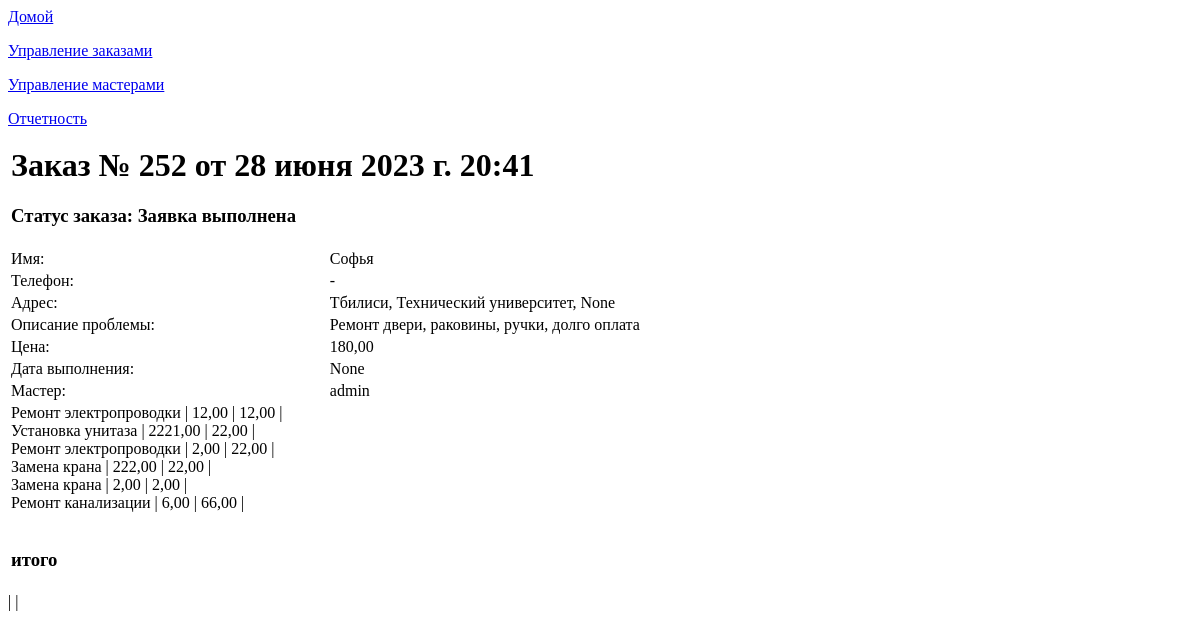
The page /list_order/252 (signed in) on the database as committed earlier.
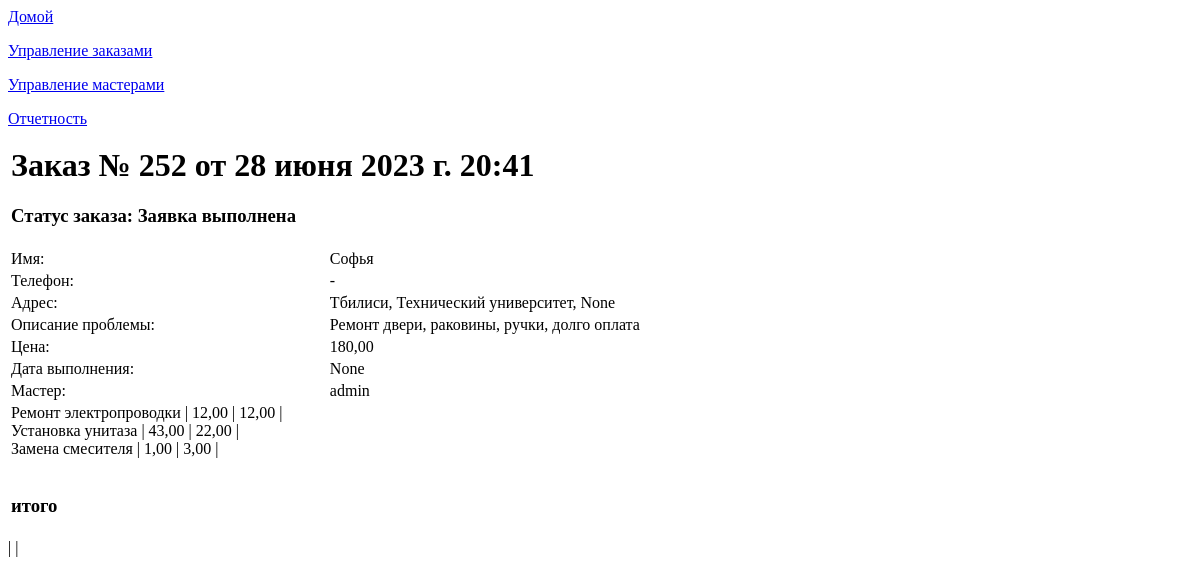
The same page on the database as committed later.
### app_site/models.py (models this page shows, shortened)
class OrderList(models.Model):
    time_in = models.DateTimeField(auto_now_add=True, verbose_name='Дата заказа')
    time_out = models.DateTimeField(null=True, blank=True, verbose_name='Дата выполнения')
    repairer_id = models.ForeignKey(User, on_delete=models.SET_NULL, null=True, blank=True,
                                    verbose_name='Мастер', default='', )
    price = models.DecimalField(decimal_places=2, max_digits=7, null=True, blank=True, verbose_name='Стоимость работ')
    text_order = models.CharField(max_length=1500, verbose_name='Описание проблемы', blank=True, null=True)
    customer_name = models.CharField(max_length=50, verbose_name='Ваше имя')
    customer_phone = models.CharField(max_length=16, verbose_name='Номер телефона')
    customer_code = models.CharField(max_length=16, verbose_name='Код организации', blank=True, null=True)
    address_city = models.CharField(max_length=2, choices=CITY_CHOICES, default='TB', null=True, blank=True,
                                    verbose_name='Город')
    order_status = models.CharField(max_length=3, choices=ORDER_STATUS, default='BEG', null=True, blank=True,
                                    verbose_name='Статус заказа')
    address_street_app = models.CharField(max_length=150, verbose_name='Улица', null=True, blank=True)
    address_num = models.CharField(max_length=10, verbose_name='Номер дома', null=True, blank=True)
    services = models.ManyToManyField('Service', through='Invoice')

class Invoice(models.Model):
    service_id = models.ForeignKey('Service', on_delete=models.CASCADE, null=True, blank=True, )
    order_id = models.ForeignKey('OrderList', on_delete=models.CASCADE, null=True, blank=True, )
    quantity_type = models.CharField(choices=QUANTITY_CHOICES, max_length=3, null=True, blank=True,
                                     verbose_name='Измерение')
    quantity = models.DecimalField(decimal_places=2, max_digits=7, null=True, blank=True, verbose_name='Количество')
    price = models.DecimalField(decimal_places=2, max_digits=7, null=True, blank=True, verbose_name='Цена')

class Service(models.Model):
    name = models.\
        CharField(null=True, blank=True, max_length=500, verbose_name='Услуга')
    type = models.CharField(choices=WORK_CHOICES, null=True, blank=True, max_length=3, verbose_name='Вид работ')
    def __str__(self):
        return f"{self.name}"

### app_site/views.py (the view)
# urls.py: path('list_order/<int:pk>', OrderDatail.as_view(), name='list_detail'),
class OrderDatail(LoginRequiredMixin, DetailView):
    model = OrderList
    template_name = 'order_detail.html'
    context_object_name = 'order'
    def get_queryset(self):
        queryset = super().get_queryset()
        self.queryset = OrderList.objects.filter(repairer_id=self.request.user)
        return self.queryset
    def get_context_data(self, **kwargs):
        context = super().get_context_data(**kwargs)
        context['repairer'] = RepairerList.objects.all()
        return context

### app_site/templatetags/custom_filters.py (called while the page is built)
@register.filter()
def choice_tag(value, A):
    try:
        if A == 'city':
            a = dict(CITY_CHOICES)
        elif A == 'status_order':
            a = dict(ORDER_STATUS)
        elif A == 'month':
            a = dict(MONTH)
        return f'{a[value]}'
    except KeyError:
        return f''

### templates/order_detail.html
{% extends 'flatpages/default.html' %}
{% load custom_filters %}
{% load custom_tags %}
{% block body %}
<table  width="1000">
<tr><td colspan="2"><h1>Заказ № {{ order.pk}} от {{ order.time_in}} </h1>
    <h3>Статус заказа: {{ order.order_status  | choice_tag:'status_order'}}</h3>
</td></tr>
<tr><td>Имя: </td><td>{{ order.customer_name}}</td></tr>
<tr><td>Телефон: </td><td>{{ order.customer_phone }}</td></tr>
<tr><td>Адрес: </td><td>{{ order.address_city | choice_tag:'city'}},
    {{ order.address_street_app}}, {{ order.address_num}}</td></tr>
<tr><td>Описание проблемы: </td><td>{{ order.text_order}}</td></tr>
<tr><td>Цена: </td><td>{{ order.price}}</td></tr>
<tr><td>Дата выполнения: </td><td>{{ order.time_out }}</td></tr>
    {% if order.repairer_id %}
<tr><td>Мастер: </td><td>{{ order.repairer_id}}</td></tr>
    {% else %}
<tr><td>Направить заказ мастеру: </td><td>{%  for i in repairer  %}
    <a href="../add?pk_order={{ order.pk }}&pk_repairer={{i.pk}}">{{ i.s_name }} {{ i.name}}</a><br>
    {% endfor %}
</td></tr>
    {% endif %}
<tr><td colspan="2">
   {% for service in order.invoice_set.all %}
    {{ service.service_id }} | {{ service.quantity }}  | {{ service.price }} | {{ service.sum}}  <br>
    {% endfor %}<br>
<h3>итого {{ order.sum }}
</h3>
</td></tr>
</table>| {{ service.quantity }} | {{ service.price }}
{% endblock body %}

### templates/flatpages/default.html (shortened to what this page needs)
{% load static %}
<html>
<head>
</head>
<body>
<p><a href="{% url 'home' %}">Домой</a></p>
<p><a href="{% url 'list_order' %}">Управление заказами</a></p>
<p><a href="{% url 'list_repair' %}">Управление мастерами</a></p>
<p><p><a href="{% url 'stat' %}">Отчетность</a></p>
{% block body %}
{% endblock body%}
</body></html>

Rows that differ between the two databases and show on the page:
removed Invoice: service_id "Ремонт электропроводки", quantity "2,00", price "22,00"
removed Invoice: service_id "Замена крана", quantity "222,00", price "22,00"
removed Invoice: service_id "Замена крана", quantity "2,00", price "2,00"
removed Invoice: service_id "Ремонт канализации", quantity "6,00", price "66,00"
changed Invoice "Установка унитаза": quantity "2221,00" → "43,00"
added Invoice: service_id "Замена смесителя", quantity "1,00", price "3,00"
